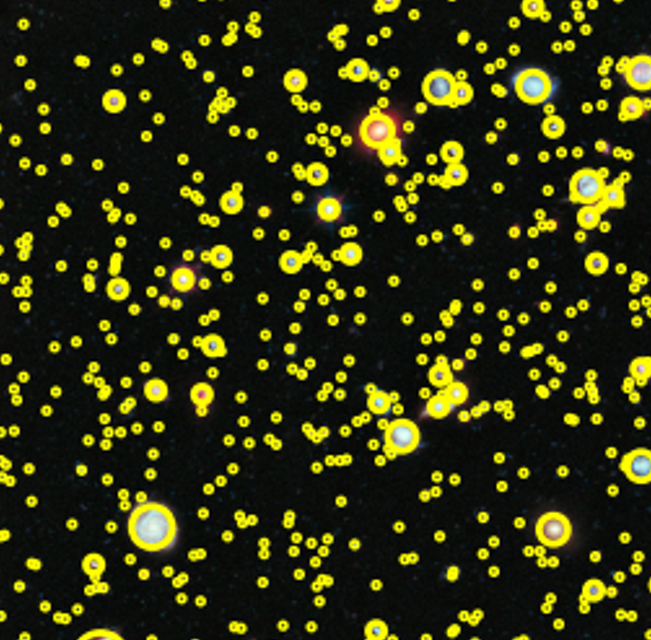
#> input picture MCA_Rungta/Computer Vision/blobs.png, 651 x 640 px
$ python 19_DoG_Implementation.py
#> lines starting #> are read from the running program, lines starting #| are printed output that depends on the picture
import cv2
import numpy as np
import matplotlib.pyplot as plt

img = cv2.imread("blobs.png", 0)
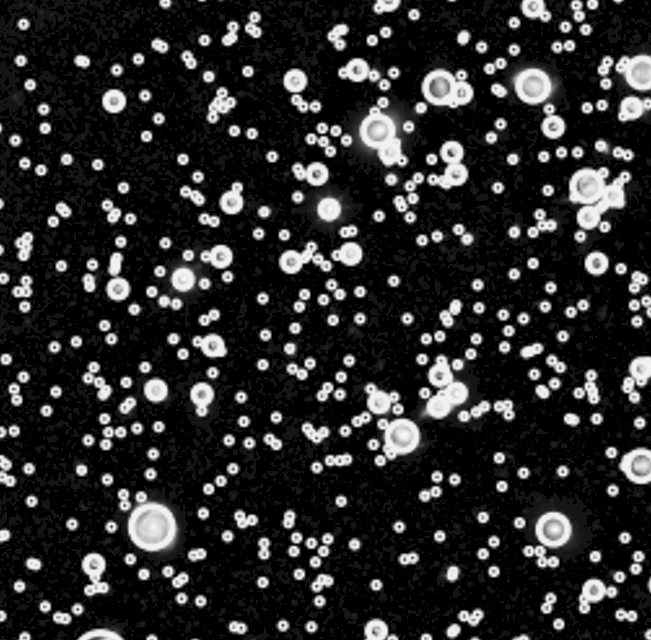
#> img: shape (640, 651); min 0, max 252, mean 41.4

# Gaussian blur with two different sigma values
g1 = cv2.GaussianBlur(img, (0, 0), 1)
g2 = cv2.GaussianBlur(img, (0, 0), 2)
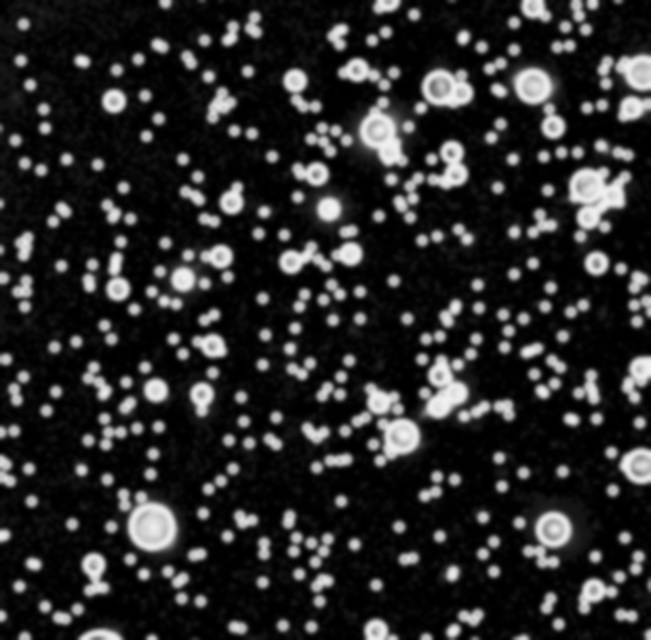
#> g2: shape (640, 651); min 0, max 241, mean 41.4

# Difference of Gaussians
dog = g2.astype(np.float64) - g1.astype(np.float64)
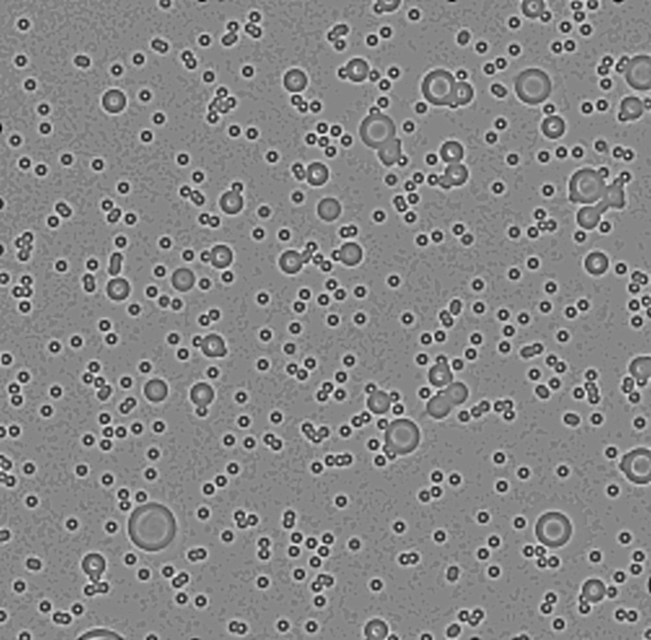
#> dog: shape (640, 651) float64; min -65, max 58, mean 0; drawn with min black and max white

# Absolute value for visualization
dog = np.absolute(dog)
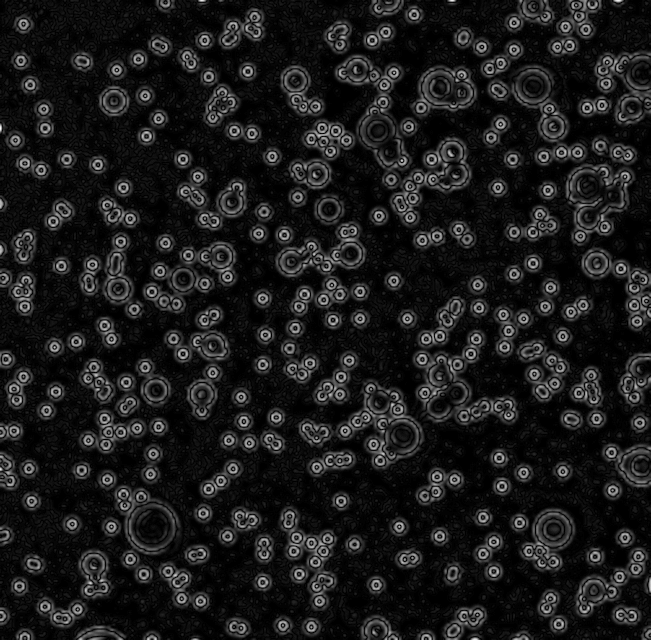
#> dog: shape (640, 651) float64; min 0, max 65, mean 7; drawn with min black and max white

# Normalize to 0-255
dog = cv2.normalize(
    dog,
    None,
    0,
    255,
    cv2.NORM_MINMAX
)

dog = np.uint8(dog)

plt.figure(figsize=(10, 4))

plt.subplot(1, 2, 1)
plt.imshow(img, cmap="gray")
plt.title("Original")
plt.axis("off")

plt.subplot(1, 2, 2)
plt.imshow(dog, cmap="gray")
plt.title("DoG")
plt.axis("off")

plt.show()
